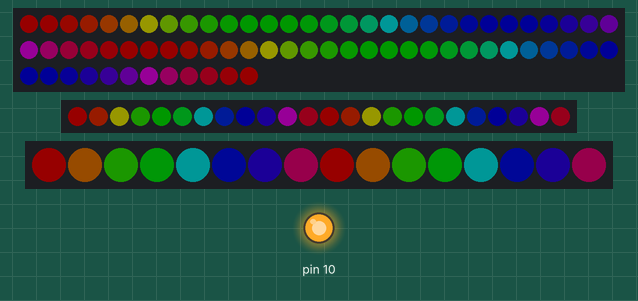
The sketch below on a simulated Arduino Uno, built with avr-gcc and run on an emulated ATmega328P. Parts: 72 RGB LEDs in strip order, left to right, continuing on the next row, 24 RGB LEDs in strip order, left to right, 16 RGB LEDs in strip order, left to right, output pins drawn as LEDs (lit = HIGH). Dim RGB values are drawn brighter than linear; the strip is taken to match the declared colour order.

Above: at 0.28 s.
At 5.07 s:
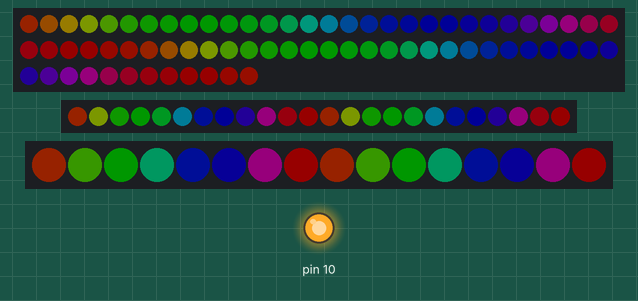
At 10.06 s:
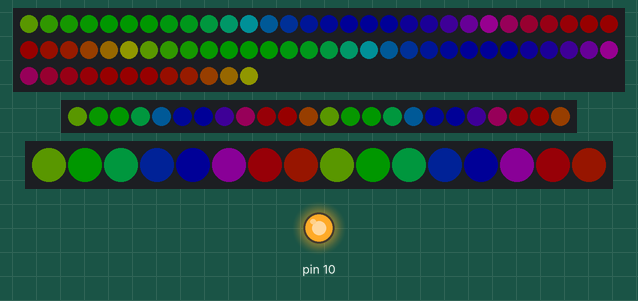
At 20.03 s:
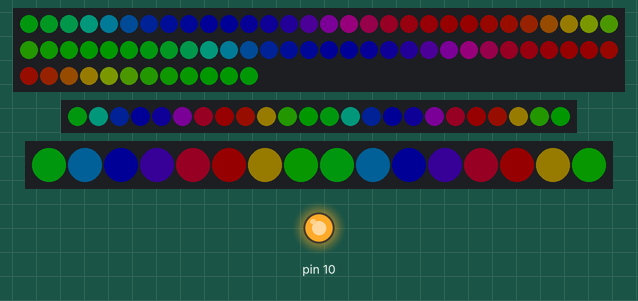
At 29.81 s:
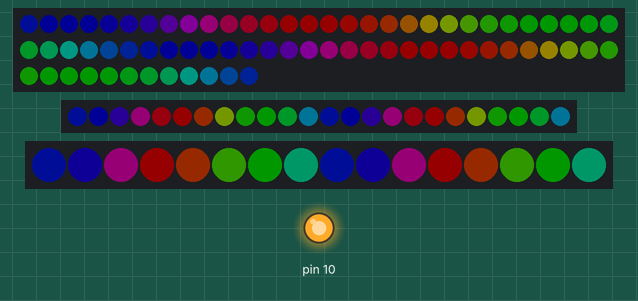
At 39.78 s:
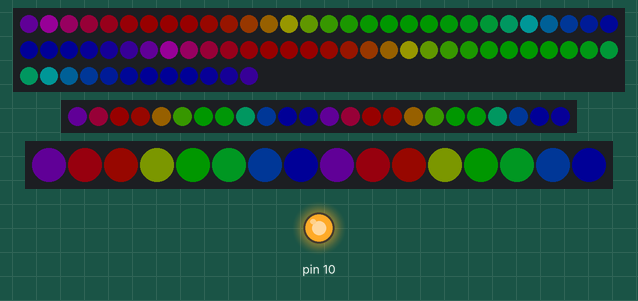

The sketch:

DF_test.ino
```cpp
// standtest for the dancing forest

#include <Adafruit_NeoPixel.h>


// Declare our NeoPixel strip object:
Adafruit_NeoPixel leds_lower_side(72, 9, NEO_GRB + NEO_KHZ800);
Adafruit_NeoPixel leds_upper(24, 8, NEO_RGB + NEO_KHZ800);
Adafruit_NeoPixel leds_lower_center(16, 7, NEO_RGBW + NEO_KHZ800);

void setup() {
  // enable LED power
  pinMode(10, OUTPUT);
  digitalWrite(10, HIGH);

  leds_lower_side.begin();           // INITIALIZE NeoPixel strip object (REQUIRED)
  leds_lower_side.show();            // Turn OFF all pixels ASAP

  leds_upper.begin();           // INITIALIZE NeoPixel strip object (REQUIRED)
  leds_upper.show();            // Turn OFF all pixels ASAP

  leds_lower_center.begin();           // INITIALIZE NeoPixel strip object (REQUIRED)
  leds_lower_center.show();            // Turn OFF all pixels ASAP
}

void loop() {
  rainbow(10);


}


// Rainbow cycle along whole strip. Pass delay time (in ms) between frames.
void rainbow(int wait) {

  for(long firstPixelHue = 0; firstPixelHue < 5*65536; firstPixelHue += 256) {
    leds_lower_side.rainbow(firstPixelHue, 2, 255, 100, 1);
    leds_upper.rainbow(firstPixelHue, 2, 255, 100, 1);
    leds_lower_center.rainbow(firstPixelHue, 2, 255, 100, 1);

    leds_lower_side.show(); // Update strip with new contents
    leds_upper.show(); // Update strip with new contents
    leds_lower_center.show(); // Update strip with new contents
    delay(wait);  // Pause for a moment
  }
}
```
